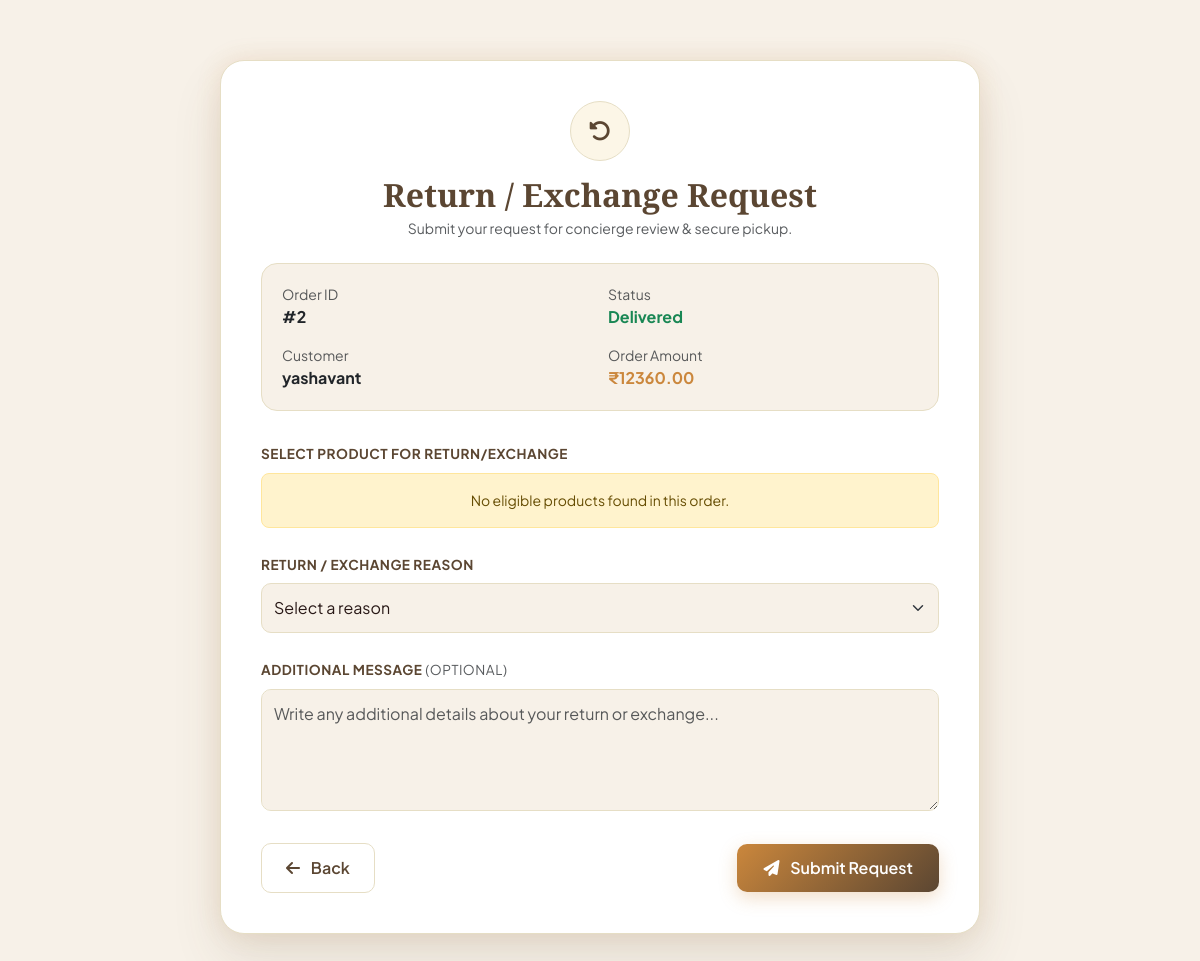
Page /orders/order/return/2/ (signed in) on the committed database.
### orders/models.py (models this page shows, shortened)
class Order(models.Model):
    STATUS_CHOICES = (
        ('Pending', 'Pending'),
        ('Processing', 'Processing'),
        ('Shipped', 'Shipped'),
        ('Delivered', 'Delivered'),
        ('Cancelled', 'Cancelled'),
    )
    user = models.ForeignKey(
        User,
        on_delete=models.CASCADE,
        related_name='orders_app_orders'
    )
    full_name = models.CharField(max_length=150)
    email = models.EmailField()
    mobile_number = models.CharField(max_length=15, blank=True, null=True)
    shipping_address = models.TextField()
    payment_method = models.CharField(
        max_length=20, choices=PAYMENT_CHOICES, blank=True, null=True
    )
    total_amount = models.DecimalField(max_digits=10, decimal_places=2)
    status = models.CharField(
        max_length=20, choices=STATUS_CHOICES, default='Pending'
    )
    created_at = models.DateTimeField(auto_now_add=True)
    updated_at = models.DateTimeField(auto_now=True)

### orders/views.py (the view, shortened to what this page needs)
# urls.py: path('order/return/<int:order_id>/', views.request_return, name='request_return'),
@login_required
def request_return(request, order_id):
    order = get_object_or_404(Order, id=order_id, user=request.user)
    if order.status.lower() != 'delivered':
        messages.error(
            request, "Only delivered orders are eligible for return/exchange."
        )
        return redirect('my_orders')
    items = order.store_order_items.all()
    return render(
        request,
        'store/return_request.html',
        {'order': order, 'items': items}
    )

### store/templates/store/return_request.html (shortened to what this page needs)
{% load static %}
<!DOCTYPE html>
<html lang="en">
<head>
    <link href="https://cdn.jsdelivr.net/npm/bootstrap@5.3.0/dist/css/bootstrap.min.css" rel="stylesheet">
    <link rel="stylesheet" href="https://cdnjs.cloudflare.com/ajax/libs/font-awesome/6.4.0/css/all.min.css">
</head>
<body>
<div class="wrapper">
    <div class="card-box">
        <div class="text-center mb-4">
            <div class="page-icon">
                <i class="fas fa-rotate-left"></i>
            </div>
            <h2 class="title mb-1">
                Return / Exchange Request
            </h2>
            <p class="text-muted small">
                Submit your request for concierge review & secure pickup.
            </p>
        </div>
        <div class="order-info">
            <div class="row g-3">
                <div class="col-md-6">
                    <span class="text-muted small d-block">Order ID</span>
                    <strong class="text-dark">#{{ order.id }}</strong>
                </div>
                <div class="col-md-6">
                    <span class="text-muted small d-block">Status</span>
                    <strong class="text-success">{{ order.status }}</strong>
                </div>
                <div class="col-md-6">
                    <span class="text-muted small d-block">Customer</span>
                    <strong class="text-dark">{{ order.full_name }}</strong>
                </div>
                <div class="col-md-6">
                    <span class="text-muted small d-block">Order Amount</span>
                    <strong style="color: var(--burnt-amber);">₹{{ order.total_amount }}</strong>
                </div>
            </div>
        </div>
        <form method="POST">
            <label class="form-label mb-2 text-uppercase">
                Select Product for Return/Exchange
            </label>
            {% for item in order_items %}
            <label class="product-box d-block">
                <div class="d-flex align-items-center gap-3">
                    <input
                        type="radio"
                        name="item_id"
                        value="{{ item.id }}"
                        required
                        class="form-check-input mt-0"
                    >
                    <i class="fas fa-gem" style="color: var(--burnt-amber); font-size: 20px;"></i>
                    <div class="flex-grow-1">
                        <div class="fw-bold text-dark">
                            {{ item.product.name }}
                        </div>
                        <small class="text-muted">
                            Quantity: {{ item.quantity }} &nbsp;|&nbsp; Price: ₹{{ item.price }}
                        </small>
                    </div>
                </div>
            </label>
            {% empty %}
            <div class="alert alert-warning py-3 text-center small rounded-3">
                No eligible products found in this order.
            </div>
            {% endfor %}
            <div class="mt-4">
                <label for="reason" class="form-label mb-2 text-uppercase">
                    Return / Exchange Reason
                </label>
                <select name="reason" id="reason" class="form-select" required>
                    <option value="">Select a reason</option>
                </select>
            </div>
            <div class="mt-4">
                <label for="message" class="form-label mb-2 text-uppercase">
                    Additional Message <span class="text-muted fw-normal">(Optional)</span>
                </label>
                <textarea
                    name="message"
                    id="message"
                    class="form-control"
                    rows="4"
                    placeholder="Write any additional details about your return or exchange..."
                ></textarea>
            </div>
            <div class="d-flex justify-content-between align-items-center mt-4 pt-2">
                <a href="{% url 'dashboard' %}" class="btn-back">
                    <i class="fas fa-arrow-left me-2"></i> Back
                </a>
                <button type="submit" class="btn-gold">
                    <i class="fas fa-paper-plane me-2"></i> Submit Request
                </button>
            </div>
        </form>
    </div>
</div>
</body>
</html>

### store/templates/store/return_request.html (style rules this page uses)
:root { --mocha-brown: #5b4632; --mocha-dark: #3b2c20; --champagne-gold: #f4d9a0; --burnt-amber: #cb873c; --bg-ivory: #f7f1e8; --card-bg: #ffffff; --text-dark: #281816; --text-muted: #6b5b4d; --border-warm: #e6dec5; }
body { background-color: var(--bg-ivory); font-family: 'Plus Jakarta Sans', sans-serif; color: var(--text-dark); min-height: 100vh; }
.wrapper { max-width: 800px; margin: 40px auto; padding: 20px; }
.card-box { background: var(--card-bg); padding: 40px; border-radius: 24px; box-shadow: 0 25px 50px rgba(91, 70, 50, 0.12), 0 0 25px rgba(203, 135, 60, 0.15); border: 1px solid var(--border-warm); }
.title { font-family: 'Cinzel', serif; color: var(--mocha-brown); font-weight: 800; }
.page-icon { width: 60px; height: 60px; margin: 0 auto 15px auto; display: flex; align-items: center; justify-content: center; border-radius: 50%; background: rgba(244, 217, 160, 0.25); color: var(--mocha-brown); font-size: 22px; border: 1px solid var(--border-warm); }
.order-info { background: var(--bg-ivory); border: 1px solid var(--border-warm); padding: 20px; border-radius: 16px; margin-bottom: 30px; }
.form-label { font-weight: 700; color: var(--mocha-brown); font-size: 0.85rem; letter-spacing: 0.5px; }
.form-select, .form-control { background-color: var(--bg-ivory); border: 1.5px solid var(--border-warm); border-radius: 10px; padding: 12px; color: var(--text-dark); }
.btn-gold { background: linear-gradient(135deg, var(--burnt-amber) 0%, var(--mocha-brown) 100%); color: #ffffff; font-weight: 600; border: none; padding: 12px 26px; border-radius: 10px; box-shadow: 0 6px 18px rgba(203, 135, 60, 0.28); transition: all 0.3s ease; }
.btn-back { text-decoration: none; color: var(--mocha-brown); border: 1.5px solid var(--border-warm); padding: 12px 24px; border-radius: 10px; font-weight: 600; background: #ffffff; transition: all 0.3s ease; }

### rows in the picture
Order: id "2", status "Delivered", full_name "yashavant", total_amount "12360.00"
